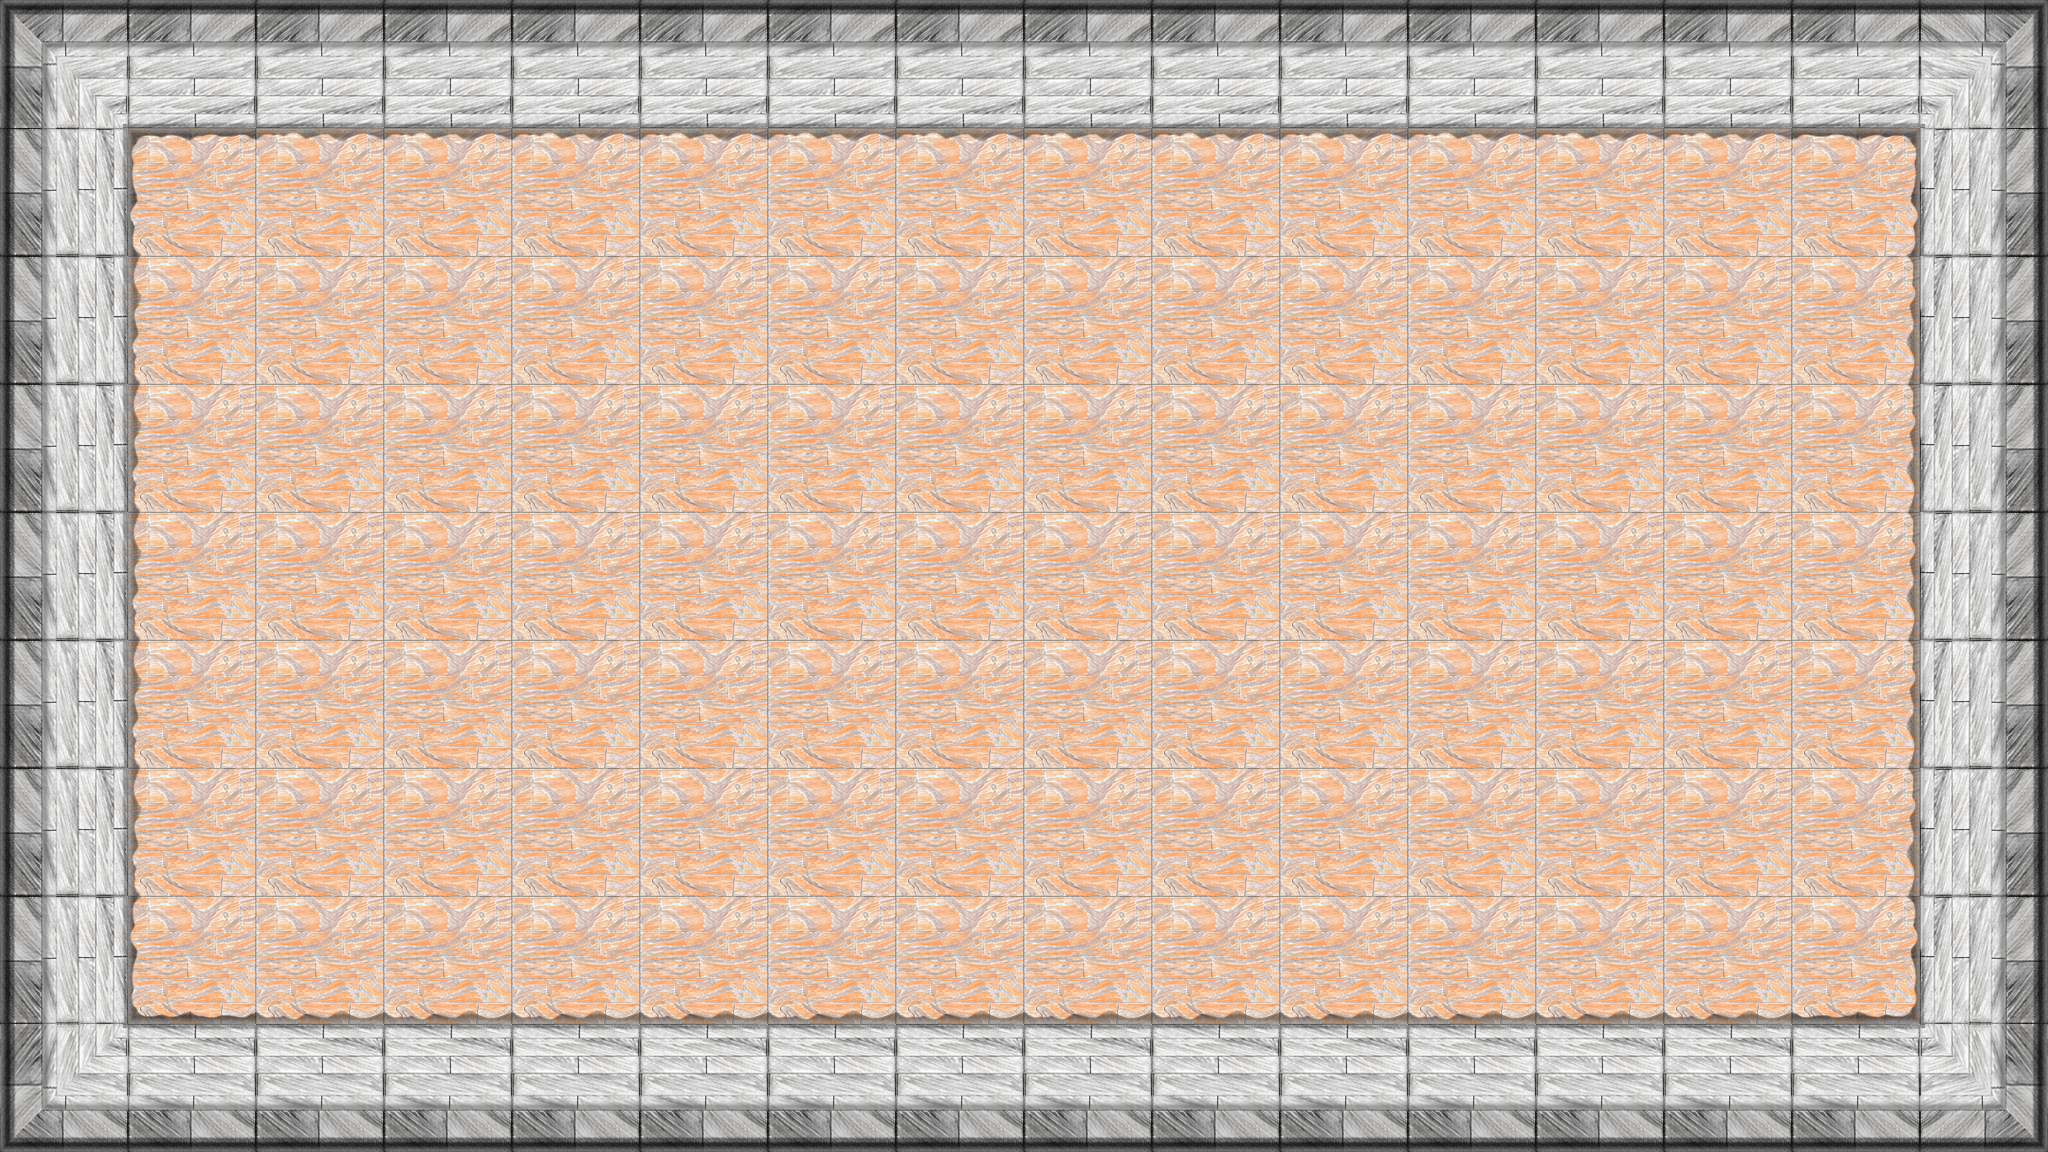

The image is a tile-based game level rendered from a .tmx file. Its description and complete source (layers, tilesets, objects, tile grids) follow:
An orthogonal 16x9 tile map with 128x128 px tiles, 2 tile layers (Base, Shadows).

<map version="1.8" tiledversion="1.8.4" orientation="orthogonal" renderorder="right-down" width="16" height="9" tilewidth="128" tileheight="128" infinite="0" nextlayerid="3" nextobjectid="1">
 <tileset firstgid="1" source="../tileSet/Level1.tsx" />
 <layer id="1" name="Base" width="16" height="9">
  <data encoding="csv">
13,9,9,9,9,9,9,9,9,9,9,9,9,9,9,16,
10,17,17,17,17,17,17,17,17,17,17,17,17,17,17,12,
10,17,17,17,17,17,17,17,17,17,17,17,17,17,17,12,
10,17,17,17,17,17,17,17,17,17,17,17,17,17,17,12,
10,17,17,17,17,17,17,17,17,17,17,17,17,17,17,12,
10,17,17,17,17,17,17,17,17,17,17,17,17,17,17,12,
10,17,17,17,17,17,17,17,17,17,17,17,17,17,17,12,
10,17,17,17,17,17,17,17,17,17,17,17,17,17,17,12,
14,11,11,11,11,11,11,11,11,11,11,11,11,11,11,15
</data>
 </layer>
 <layer id="2" name="Shadows" width="16" height="9">
  <data encoding="csv">
0,0,0,0,0,0,0,0,0,0,0,0,0,0,0,0,
0,1,5,5,5,5,5,5,5,5,5,5,5,5,4,0,
0,6,0,0,0,0,0,0,0,0,0,0,0,0,8,0,
0,6,0,0,0,0,0,0,0,0,0,0,0,0,8,0,
0,6,0,0,0,0,0,0,0,0,0,0,0,0,8,0,
0,6,0,0,0,0,0,0,0,0,0,0,0,0,8,0,
0,6,0,0,0,0,0,0,0,0,0,0,0,0,8,0,
0,2,7,7,7,7,7,7,7,7,7,7,7,7,3,0,
0,0,0,0,0,0,0,0,0,0,0,0,0,0,0,0
</data>
 </layer>
</map>
